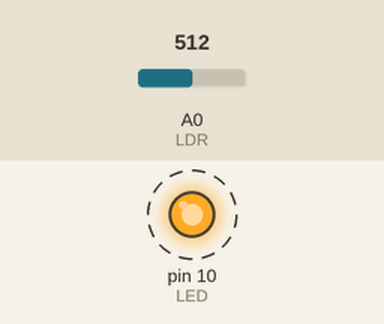
Recording of a sketch running on a simulated Arduino Uno, built with avr-gcc and run on an emulated ATmega328P. Shown: output pins drawn as LEDs (lit = HIGH). Dashed ring = blinking. The inputs (shaded band) are chosen by the test bench; at power-on: A0 (LDR) = 512. What the sketch prints to the serial monitor is not drawn.

Above: at 0.5 s.
Timing chart, 0 to 4.6 s (numbered marks = the images above):
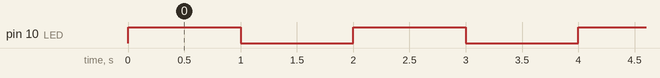

The sketch:

optocoupler_demo.ino
```cpp
#define LED 10
#define LDR A0
void setup() {
  pinMode(LED, OUTPUT);
  pinMode(LDR, INPUT);
  Serial.begin(9600);
}

void loop() {
  digitalWrite(LED, HIGH);
  Serial.println(analogRead(LDR));
  delay(1000);

  digitalWrite(LED, LOW);
  Serial.println(analogRead(LDR));
  delay(1000);
}
```

Measured:
- by itself, pin 10 (LED): alternates HIGH for 1.0 s and LOW for 1.0 s
